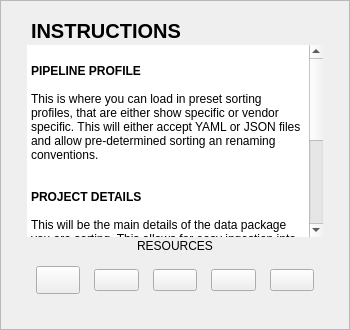
            <widget class="QFrame" name="frame01_instructions">
             <property name="sizePolicy">
              <sizepolicy hsizetype="Fixed" vsizetype="Preferred">
               <horstretch>0</horstretch>
               <verstretch>0</verstretch>
              </sizepolicy>
             </property>
             <property name="minimumSize">
              <size>
               <width>350</width>
               <height>300</height>
              </size>
             </property>
             <property name="maximumSize">
              <size>
               <width>460</width>
               <height>550</height>
              </size>
             </property>
             <property name="frameShape">
              <enum>QFrame::StyledPanel</enum>
             </property>
             <property name="frameShadow">
              <enum>QFrame::Raised</enum>
             </property>
             <layout class="QVBoxLayout" name="verticalLayout_4">
              <property name="spacing">
               <number>8</number>
              </property>
              <property name="leftMargin">
               <number>14</number>
              </property>
              <property name="topMargin">
               <number>14</number>
              </property>
              <property name="rightMargin">
               <number>14</number>
              </property>
              <property name="bottomMargin">
               <number>12</number>
              </property>
              <item>
               <layout class="QVBoxLayout" name="verticalLayout_3">
                <property name="spacing">
                 <number>2</number>
                </property>
                <property name="leftMargin">
                 <number>12</number>
                </property>
                <property name="topMargin">
                 <number>4</number>
                </property>
                <property name="rightMargin">
                 <number>12</number>
                </property>
                <property name="bottomMargin">
                 <number>12</number>
                </property>
                <item>
                 <widget class="QLabel" name="label_instructionsTitle">
                  <property name="font">
                   <font>
                    <family>Segoe UI</family>
                    <pointsize>15</pointsize>
                    <weight>87</weight>
                    <bold>true</bold>
                   </font>
                  </property>
                  <property name="text">
                   <string>INSTRUCTIONS</string>
                  </property>
                  <property name="indent">
                   <number>4</number>
                  </property>
                 </widget>
                </item>
                <item>
                 <widget class="QTextBrowser" name="txtInstructions">
                  <property name="minimumSize">
                   <size>
                    <width>0</width>
                    <height>0</height>
                   </size>
                  </property>
                  <property name="maximumSize">
                   <size>
                    <width>380</width>
                    <height>320</height>
                   </size>
                  </property>
                  <property name="frameShape">
                   <enum>QFrame::NoFrame</enum>
                  </property>
                  <property name="html">
                   <string>&lt;!DOCTYPE HTML PUBLIC &quot;-//W3C//DTD HTML 4.0//EN&quot; &quot;http://www.w3.org/TR/REC-html40/strict.dtd&quot;&gt;
&lt;html&gt;&lt;head&gt;&lt;meta name=&quot;qrichtext&quot; content=&quot;1&quot; /&gt;&lt;style type=&quot;text/css&quot;&gt;
p, li { white-space: pre-wrap; }
&lt;/style&gt;&lt;/head&gt;&lt;body style=&quot; font-family:'Segoe UI'; font-size:9.5pt; font-weight:400; font-style:normal;&quot;&gt;
&lt;p style=&quot;-qt-paragraph-type:empty; margin-top:0px; margin-bottom:0px; margin-left:0px; margin-right:0px; -qt-block-indent:0; text-indent:0px;&quot;&gt;&lt;br /&gt;&lt;/p&gt;
&lt;p style=&quot; margin-top:0px; margin-bottom:0px; margin-left:0px; margin-right:0px; -qt-block-indent:0; text-indent:0px;&quot;&gt;&lt;span style=&quot; font-size:9pt; font-weight:600;&quot;&gt;PIPELINE PROFILE&lt;/span&gt;&lt;/p&gt;
&lt;p style=&quot;-qt-paragraph-type:empty; margin-top:0px; margin-bottom:0px; margin-left:0px; margin-right:0px; -qt-block-indent:0; text-indent:0px; font-size:9pt;&quot;&gt;&lt;br /&gt;&lt;/p&gt;
&lt;p style=&quot; margin-top:0px; margin-bottom:0px; margin-left:0px; margin-right:0px; -qt-block-indent:0; text-indent:0px;&quot;&gt;&lt;span style=&quot; font-size:9pt;&quot;&gt;This is where you can load in preset sorting profiles, that are either show specific or vendor specific. This will either accept YAML or JSON files and allow pre-determined sorting an renaming conventions.&lt;/span&gt;&lt;/p&gt;
&lt;p style=&quot;-qt-paragraph-type:empty; margin-top:0px; margin-bottom:0px; margin-left:0px; margin-right:0px; -qt-block-indent:0; text-indent:0px; font-size:9pt;&quot;&gt;&lt;br /&gt;&lt;/p&gt;
&lt;p style=&quot;-qt-paragraph-type:empty; margin-top:0px; margin-bottom:0px; margin-left:0px; margin-right:0px; -qt-block-indent:0; text-indent:0px; font-size:9pt;&quot;&gt;&lt;br /&gt;&lt;/p&gt;
&lt;p style=&quot; margin-top:0px; margin-bottom:0px; margin-left:0px; margin-right:0px; -qt-block-indent:0; text-indent:0px;&quot;&gt;&lt;span style=&quot; font-size:9pt; font-weight:600;&quot;&gt;PROJECT DETAILS&lt;/span&gt;&lt;/p&gt;
&lt;p style=&quot;-qt-paragraph-type:empty; margin-top:0px; margin-bottom:0px; margin-left:0px; margin-right:0px; -qt-block-indent:0; text-indent:0px; font-size:9pt;&quot;&gt;&lt;br /&gt;&lt;/p&gt;
&lt;p style=&quot; margin-top:0px; margin-bottom:0px; margin-left:0px; margin-right:0px; -qt-block-indent:0; text-indent:0px;&quot;&gt;&lt;span style=&quot; font-size:9pt;&quot;&gt;This will be the main details of the data package you are sorting. This allows for easy ingestion into your pipeline.&lt;/span&gt;&lt;/p&gt;
&lt;p style=&quot;-qt-paragraph-type:empty; margin-top:0px; margin-bottom:0px; margin-left:0px; margin-right:0px; -qt-block-indent:0; text-indent:0px; font-size:9pt;&quot;&gt;&lt;br /&gt;&lt;/p&gt;
&lt;p style=&quot;-qt-paragraph-type:empty; margin-top:0px; margin-bottom:0px; margin-left:0px; margin-right:0px; -qt-block-indent:0; text-indent:0px; font-size:9pt;&quot;&gt;&lt;br /&gt;&lt;/p&gt;
&lt;p style=&quot; margin-top:0px; margin-bottom:0px; margin-left:0px; margin-right:0px; -qt-block-indent:0; text-indent:0px;&quot;&gt;&lt;span style=&quot; font-size:9pt; font-weight:600;&quot;&gt;PACKAGE SETTINGS&lt;/span&gt;&lt;/p&gt;
&lt;p style=&quot;-qt-paragraph-type:empty; margin-top:0px; margin-bottom:0px; margin-left:0px; margin-right:0px; -qt-block-indent:0; text-indent:0px; font-size:9pt;&quot;&gt;&lt;br /&gt;&lt;/p&gt;
&lt;p style=&quot; margin-top:0px; margin-bottom:0px; margin-left:0px; margin-right:0px; -qt-block-indent:0; text-indent:0px;&quot;&gt;&lt;span style=&quot; font-size:9pt;&quot;&gt;Package Settings allows users to apply changes to the data&lt;/span&gt;&lt;/p&gt;
&lt;p style=&quot; margin-top:0px; margin-bottom:0px; margin-left:0px; margin-right:0px; -qt-block-indent:0; text-indent:0px;&quot;&gt;&lt;span style=&quot; font-size:9pt;&quot;&gt;package and enable useful features such as generating YAML&lt;/span&gt;&lt;/p&gt;
&lt;p style=&quot; margin-top:0px; margin-bottom:0px; margin-left:0px; margin-right:0px; -qt-block-indent:0; text-indent:0px;&quot;&gt;&lt;span style=&quot; font-size:9pt;&quot;&gt;reports or emailing others to notify them of the package.&lt;/span&gt;&lt;/p&gt;
&lt;p style=&quot;-qt-paragraph-type:empty; margin-top:0px; margin-bottom:0px; margin-left:0px; margin-right:0px; -qt-block-indent:0; text-indent:0px; font-size:9pt;&quot;&gt;&lt;br /&gt;&lt;/p&gt;
&lt;p style=&quot;-qt-paragraph-type:empty; margin-top:0px; margin-bottom:0px; margin-left:0px; margin-right:0px; -qt-block-indent:0; text-indent:0px; font-size:9pt;&quot;&gt;&lt;br /&gt;&lt;/p&gt;&lt;/body&gt;&lt;/html&gt;</string>
                  </property>
                  <property name="openExternalLinks">
                   <bool>true</bool>
                  </property>
                 </widget>
                </item>
                <item>
                 <widget class="QLabel" name="label_resources">
                  <property name="text">
                   <string>RESOURCES</string>
                  </property>
                  <property name="alignment">
                   <set>Qt::AlignCenter</set>
                  </property>
                 </widget>
                </item>
                <item>
                 <widget class="QWidget" name="linksRow" native="true">
                  <property name="minimumSize">
                   <size>
                    <width>0</width>
                    <height>50</height>
                   </size>
                  </property>
                  <layout class="QHBoxLayout" name="horizontalLayout_15">
                   <item>
                    <layout class="QHBoxLayout" name="horizontalLayout_14">
                     <property name="spacing">
                      <number>14</number>
                     </property>
                     <item>
                      <widget class="QPushButton" name="btn_gmail">
                       <property name="minimumSize">
                        <size>
                         <width>28</width>
                         <height>28</height>
                        </size>
                       </property>
                       <property name="mouseTracking">
                        <bool>true</bool>
                       </property>
                       <property name="toolTip">
                        <string extracomment="Email me"/>
                       </property>
                       <property name="toolTipDuration">
                        <number>3</number>
                       </property>
                       <property name="text">
                        <string/>
                       </property>
                       <property name="icon">
                        <iconset>
                         <normaloff>../../course_notes/icons/gmail_icon.png</normaloff>../../course_notes/icons/gmail_icon.png</iconset>
                       </property>
                       <property name="iconSize">
                        <size>
                         <width>24</width>
                         <height>24</height>
                        </size>
                       </property>
                      </widget>
                     </item>
                     <item>
                      <widget class="QPushButton" name="btn_github">
                       <property name="toolTip">
                        <string extracomment="hello"/>
                       </property>
                       <property name="toolTipDuration">
                        <number>5</number>
                       </property>
                       <property name="text">
                        <string/>
                       </property>
                       <property name="icon">
                        <iconset>
                         <normaloff>../../course_notes/icons/github_icon.png</normaloff>../../course_notes/icons/github_icon.png</iconset>
                       </property>
                       <property name="iconSize">
                        <size>
                         <width>24</width>
                         <height>24</height>
                        </size>
                       </property>
                      </widget>
                     </item>
                     <item>
                      <widget class="QPushButton" name="btn_linkedin">
                       <property name="text">
                        <string/>
                       </property>
                       <property name="icon">
                        <iconset>
                         <normaloff>../../course_notes/icons/linkedin_icon.png</normaloff>../../course_notes/icons/linkedin_icon.png</iconset>
                       </property>
                       <property name="iconSize">
                        <size>
                         <width>24</width>
                         <height>24</height>
                        </size>
                       </property>
                      </widget>
                     </item>
                     <item>
                      <widget class="QPushButton" name="btn_youtube">
                       <property name="text">
                        <string/>
                       </property>
                       <property name="icon">
                        <iconset>
                         <normaloff>../../course_notes/icons/youtube_icon.png</normaloff>../../course_notes/icons/youtube_icon.png</iconset>
                       </property>
                       <property name="iconSize">
                        <size>
                         <width>24</width>
                         <height>24</height>
                        </size>
                       </property>
                      </widget>
                     </item>
                     <item>
                      <widget class="QPushButton" name="btn_website">
                       <property name="text">
                        <string/>
                       </property>
                       <property name="icon">
                        <iconset>
                         <normaloff>../../course_notes/icons/logo.png</normaloff>../../course_notes/icons/logo.png</iconset>
                       </property>
                       <property name="iconSize">
                        <size>
                         <width>24</width>
                         <height>24</height>
                        </size>
                       </property>
                      </widget>
                     </item>
                    </layout>
                   </item>
                  </layout>
                 </widget>
                </item>
               </layout>
              </item>
             </layout>
            </widget>
